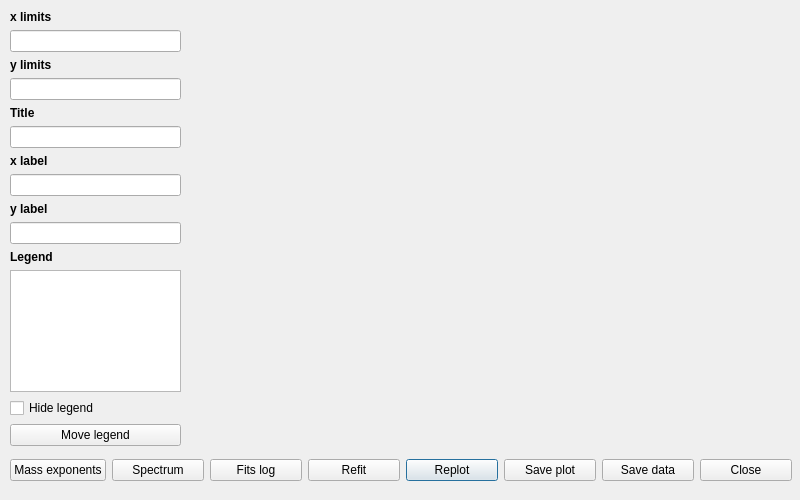
<?xml version="1.0" encoding="UTF-8"?>
<ui version="4.0">
 <class>PlotWindow</class>
 <widget class="QWidget" name="PlotWindow">
  <property name="geometry">
   <rect>
    <x>0</x>
    <y>0</y>
    <width>800</width>
    <height>500</height>
   </rect>
  </property>
  <property name="windowTitle">
   <string/>
  </property>
  <widget class="QWidget" name="verticalLayoutWidget">
   <property name="geometry">
    <rect>
     <x>10</x>
     <y>10</y>
     <width>171</width>
     <height>436</height>
    </rect>
   </property>
   <layout class="QVBoxLayout" name="verticalLayout">
    <item>
     <widget class="QLabel" name="xLimLbl">
      <property name="font">
       <font>
        <weight>75</weight>
        <bold>true</bold>
       </font>
      </property>
      <property name="text">
       <string>x limits</string>
      </property>
     </widget>
    </item>
    <item>
     <widget class="QLineEdit" name="xLimTxt"/>
    </item>
    <item>
     <widget class="QLabel" name="yLimLbl">
      <property name="font">
       <font>
        <weight>75</weight>
        <bold>true</bold>
       </font>
      </property>
      <property name="text">
       <string>y limits</string>
      </property>
     </widget>
    </item>
    <item>
     <widget class="QLineEdit" name="yLimTxt"/>
    </item>
    <item>
     <widget class="QLabel" name="titleLbl">
      <property name="font">
       <font>
        <weight>75</weight>
        <bold>true</bold>
       </font>
      </property>
      <property name="text">
       <string>Title</string>
      </property>
     </widget>
    </item>
    <item>
     <widget class="QLineEdit" name="titleTxt"/>
    </item>
    <item>
     <widget class="QLabel" name="xLabelLbl">
      <property name="font">
       <font>
        <weight>75</weight>
        <bold>true</bold>
       </font>
      </property>
      <property name="text">
       <string>x label</string>
      </property>
     </widget>
    </item>
    <item>
     <widget class="QLineEdit" name="xLabelTxt"/>
    </item>
    <item>
     <widget class="QLabel" name="yLabelLbl">
      <property name="font">
       <font>
        <weight>75</weight>
        <bold>true</bold>
       </font>
      </property>
      <property name="text">
       <string>y label</string>
      </property>
     </widget>
    </item>
    <item>
     <widget class="QLineEdit" name="yLabelTxt"/>
    </item>
    <item>
     <widget class="QLabel" name="legendLbl">
      <property name="font">
       <font>
        <weight>75</weight>
        <bold>true</bold>
       </font>
      </property>
      <property name="text">
       <string>Legend</string>
      </property>
     </widget>
    </item>
    <item>
     <widget class="QTextEdit" name="legendTxt"/>
    </item>
    <item>
     <widget class="QCheckBox" name="isLegendBox">
      <property name="text">
       <string>Hide legend</string>
      </property>
     </widget>
    </item>
    <item>
     <widget class="QPushButton" name="moveLegendBtn">
      <property name="text">
       <string>Move legend</string>
      </property>
     </widget>
    </item>
   </layout>
  </widget>
  <widget class="QWidget" name="horizontalLayoutWidget">
   <property name="geometry">
    <rect>
     <x>10</x>
     <y>450</y>
     <width>782</width>
     <height>41</height>
    </rect>
   </property>
   <layout class="QHBoxLayout" name="horizontalLayout">
    <item>
     <widget class="QPushButton" name="massExpBtn">
      <property name="text">
       <string>Mass exponents</string>
      </property>
     </widget>
    </item>
    <item>
     <widget class="QPushButton" name="spectBtn">
      <property name="text">
       <string>Spectrum</string>
      </property>
     </widget>
    </item>
    <item>
     <widget class="QPushButton" name="fitLogBtn">
      <property name="text">
       <string>Fits log</string>
      </property>
     </widget>
    </item>
    <item>
     <widget class="QPushButton" name="refitBtn">
      <property name="text">
       <string>Refit</string>
      </property>
     </widget>
    </item>
    <item>
     <widget class="QPushButton" name="replotBtn">
      <property name="text">
       <string>Replot</string>
      </property>
      <property name="shortcut">
       <string>Return</string>
      </property>
      <property name="default">
       <bool>true</bool>
      </property>
     </widget>
    </item>
    <item>
     <widget class="QPushButton" name="savePlotBtn">
      <property name="text">
       <string>Save plot</string>
      </property>
     </widget>
    </item>
    <item>
     <widget class="QPushButton" name="saveTxtBtn">
      <property name="text">
       <string>Save data</string>
      </property>
     </widget>
    </item>
    <item>
     <widget class="QPushButton" name="closeBtn">
      <property name="text">
       <string>Close</string>
      </property>
     </widget>
    </item>
   </layout>
  </widget>
  <widget class="QWidget" name="horizontalLayoutWidget_2">
   <property name="geometry">
    <rect>
     <x>189</x>
     <y>9</y>
     <width>601</width>
     <height>431</height>
    </rect>
   </property>
   <layout class="QHBoxLayout" name="plotLayout"/>
  </widget>
 </widget>
 <resources/>
 <connections/>
</ui>
